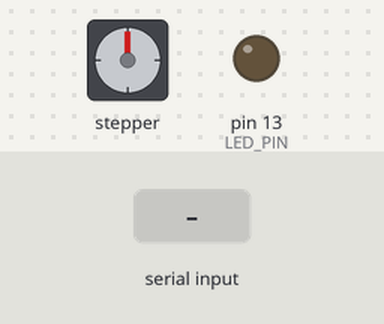
A sketch run on a simulated Arduino Uno, built with avr-gcc and run on an emulated ATmega328P. Shown: stepper motor, output pins drawn as LEDs (lit = HIGH). The test bench sets the inputs (shaded band). Stepper angles assume 800 steps per turn.

Above: at 1.2 s.
1.3 s: "90,45\n" received over Serial
At 3.1 s:
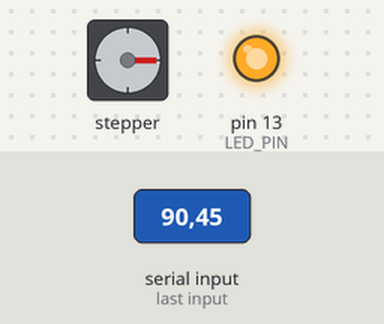
4.3 s: "30,150\n" received over Serial
At 5.8 s:
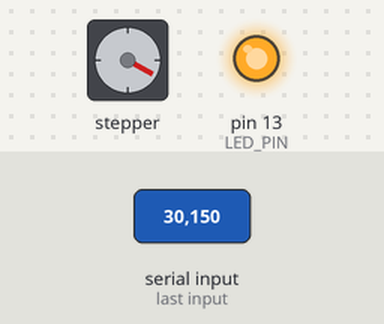
6.2 s: "5\n" received over Serial
At 7.2 s:
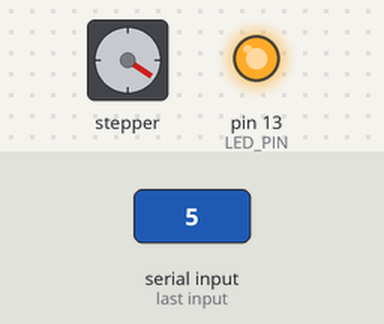
7.7 s: "90\n" received over Serial
At 10.4 s:
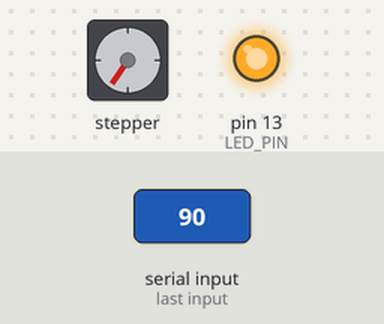
10.7 s: "200\n" received over Serial
At 14.3 s:
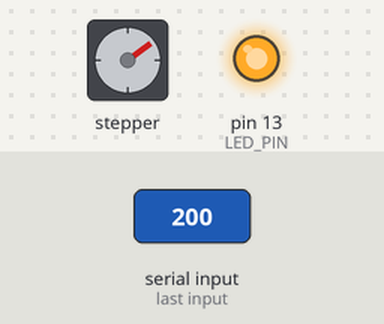
Timing chart, 0 to 14.7 s (numbered marks = the images above; inputs shaded):
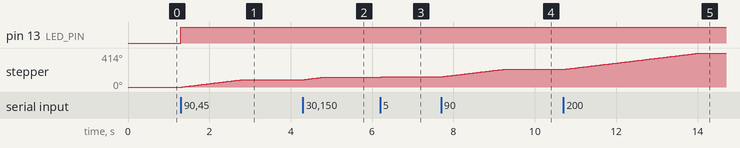

The sketch:

Arduino_Python_Control.ino
```cpp
#include <Stepper.h>
#include "A4988.h"

#define STEP_PIN 6
#define DIR_PIN 5
#define STEPS 800
#define LED_PIN 13
#define SERVO_PIN 11

A4988 stepper(STEPS,DIR_PIN,STEP_PIN);
double current_angle = 0;
bool SW;

void setup() {
  Serial.begin(115200);
  Serial.setTimeout(1);

  pinMode(LED_PIN,OUTPUT);
  digitalWrite(LED_PIN,LOW);

  stepper.begin(10, 1);
  SW = false;
}

// Turns by and angle in degrees
void turn_by(double angle){
  stepper.rotate(angle);

  current_angle += angle;
}


// Turns to specific angle
void turn_to(double angle){
  double angle1 = angle-current_angle;
  double angle2 = -(360-angle+current_angle);

  if(abs(angle1) >= abs(angle2)){
    turn_by(angle1);
  }
  else {
    turn_by(angle2);
  }

  current_angle = angle;
}

void loop() {
//  stepper.step(500);
  if(Serial.available()){
    int x = Serial.readString().toInt();
    if (x<0) digitalWrite(LED_PIN,LOW);
    if (x>=0)digitalWrite(LED_PIN,HIGH);
    turn_by(x);
  }
}
```

Measured:
- after the input at 1.3 s, pin 13 (LED_PIN): LOW → HIGH at once; stepper: turns 90° clockwise in 1.5 s, starting at once
- after the input at 4.3 s, stepper: turns 29° clockwise in 0.47 s, starting at once
- after the input at 7.7 s, stepper: turns 90° clockwise in 1.5 s, starting at once
- after the input at 10.7 s, stepper: turns 200° clockwise in 3.4 s, starting at once
